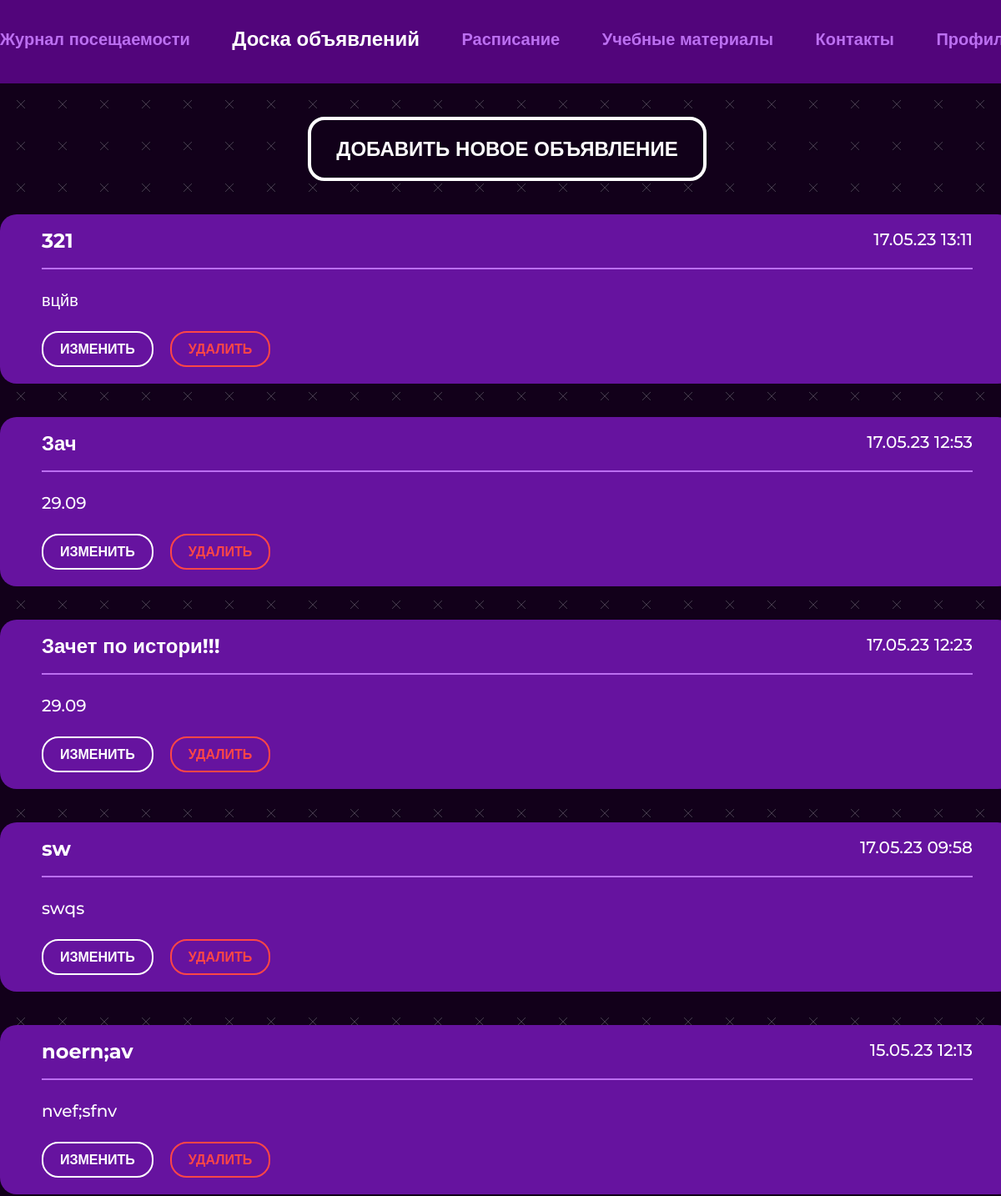
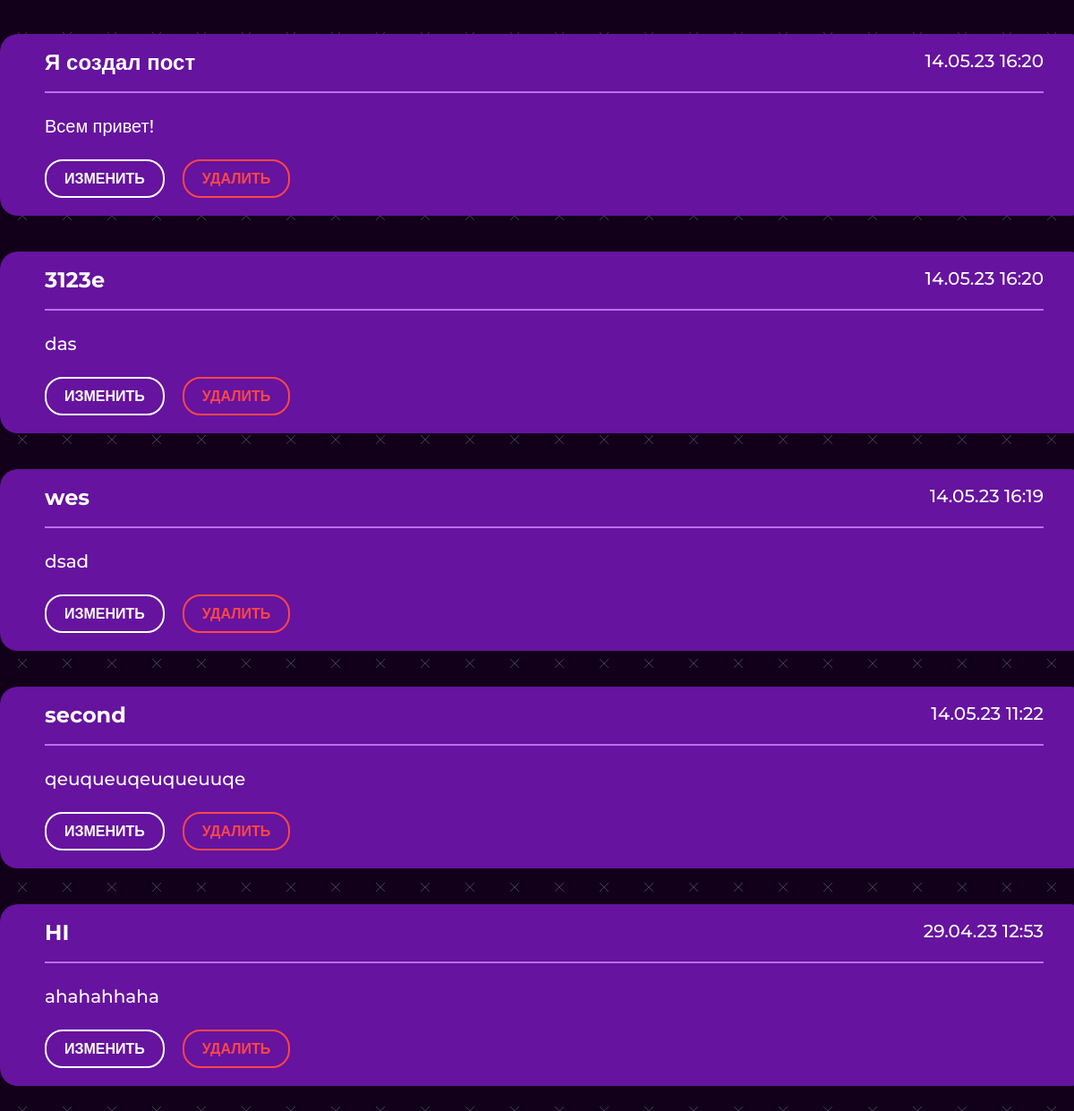
The page / (signed in) on the database as committed earlier (2 pictures, top to bottom).
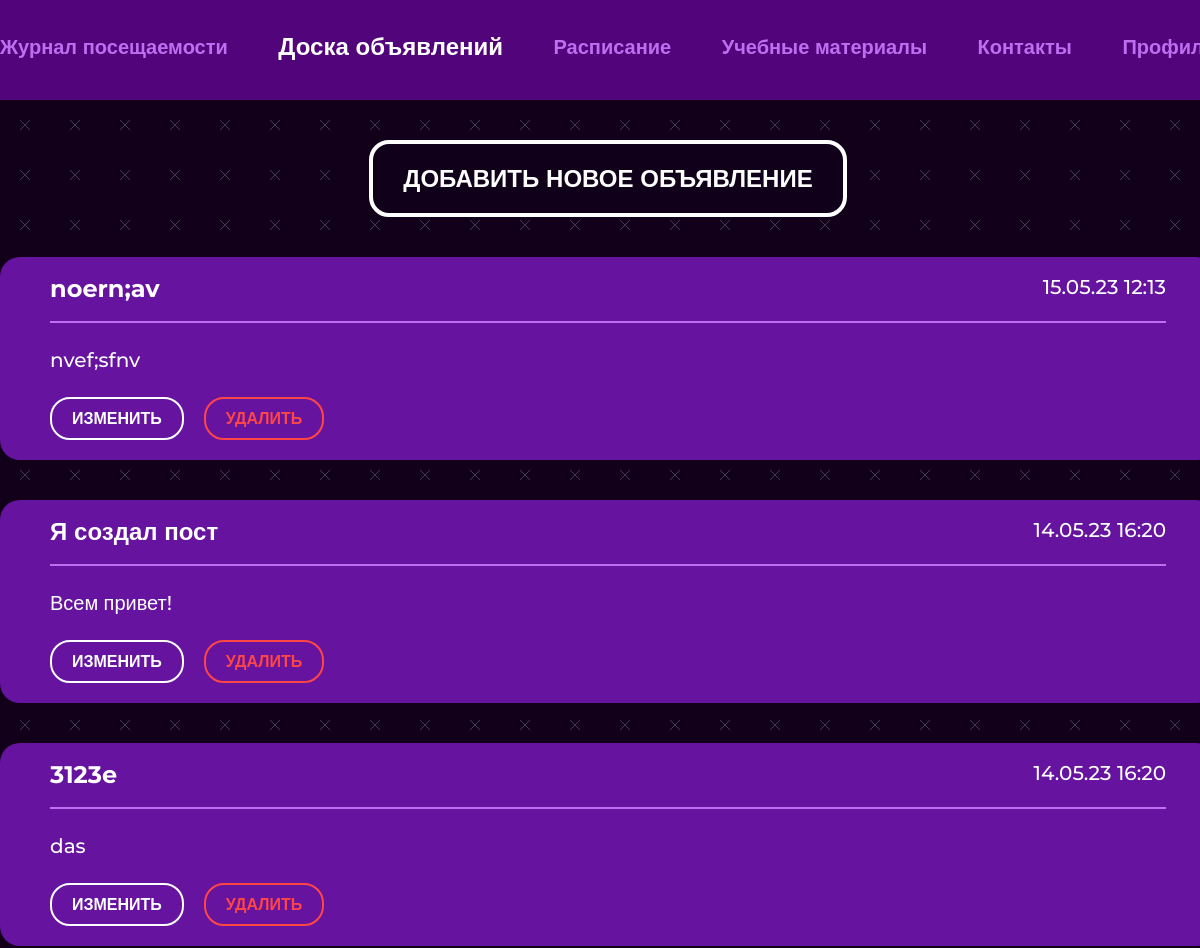
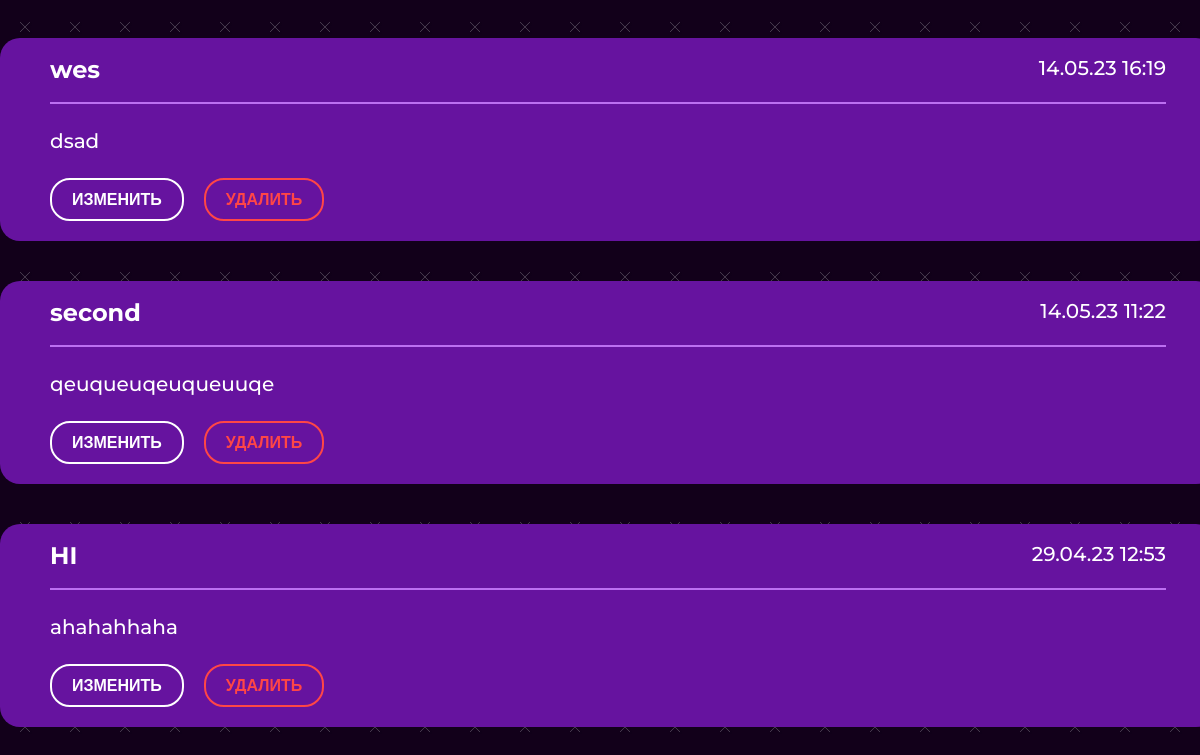
The same page on the database as committed later (2 pictures, top to bottom).
### main/models.py (models this page shows, shortened)
class Post(models.Model):
    title = models.CharField(max_length=100)
    text = models.TextField()
    time = models.DateTimeField(auto_now_add=True)
    room = models.ForeignKey(Room, on_delete=models.CASCADE)

### main/views.py (the view)
# urls.py: path('', views.index, name='index'),
@login_required()
def index(request):
    if request.method == "POST":
        print("board post-requets")
        print("board post-requets")
    cur_student = get_student(request)
    posts = Post.objects.filter(room=cur_student.room).order_by('-time')
    contex = {
        'posts': posts,
        'navbar': 'index',
        'perm': get_perm(cur_student.permission)
    }
    return render(request, "main/index.html", context=contex)

### main/views.py (called while the page is built)
def get_student(request):
    return Student.objects.get(user=request.user)

def get_perm(permission):
    if permission == 0:
        return False
    return True

### main/templates/main/index.html (shortened to what this page needs)
{% extends 'main/base.html' %}
{% load static %}
{% block content %}
        <div class="container">
          <div class="board__container">
            {% if perm %}
            <button name="new" class="btn btn-modal" >ДОБАВИТЬ НОВОЕ ОБЪЯВЛЕНИЕ</button>
            {% endif %}
            {% for elem in posts %}
            <div class="board__cell">
              <div class="board__box">
                <h4 class="board__title">
                  {{ elem.title }}
                </h4>
                <p class="board__date">
                  {{ elem.time|date:"d.m.y" }} {{ elem.time|time:"H:i" }}
                </p>
              </div>
              <p class="board__text">
                  {{ elem.text }}
              </p>
              {% if perm %}
              <div class="board__btns">
                <button class="mini-btn btn-change" data-id="{{ elem.id }}" name="change">ИЗМЕНИТЬ</button>
                <form action="/delete_data" method="post">
                  <input type="submit" class="mini-btn btn-cancel" data-id="{{ elem.id }}" value="УДАЛИТЬ">
                </form>
              </div>
              {% endif %}
            </div>
            {% endfor %}
          </div>
        </div>
{% endblock content%}

Rows that differ between the two databases and show on the page:
removed Post: title "321", time "17.05.23", time "13:11", text "вцйв"
removed Post: title "Зач", time "17.05.23", time "12:53", text "29.09"
removed Post: title "Зачет по истори!!!", time "17.05.23", time "12:23", text "29.09"
removed Post: title "sw", time "17.05.23", time "09:58", text "swqs"
